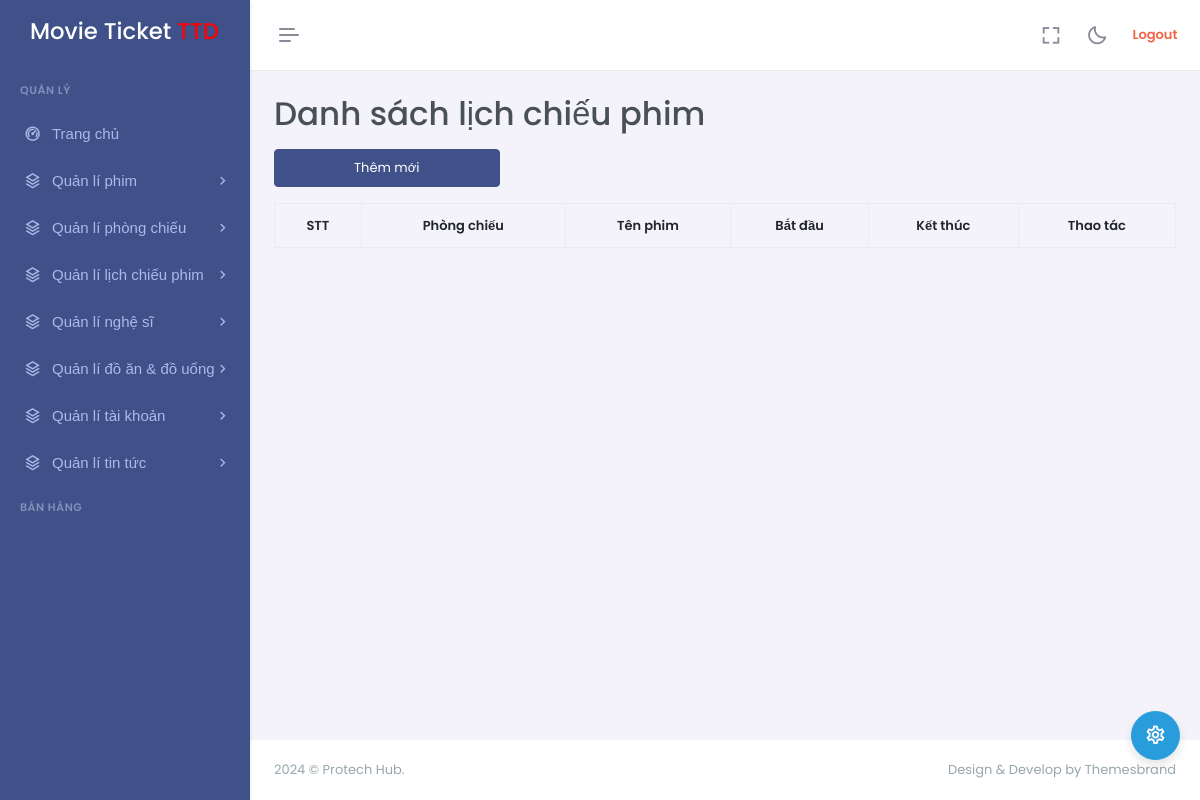
Before: /?mode=admin&action=schedules-list (signed in) with the older database file.
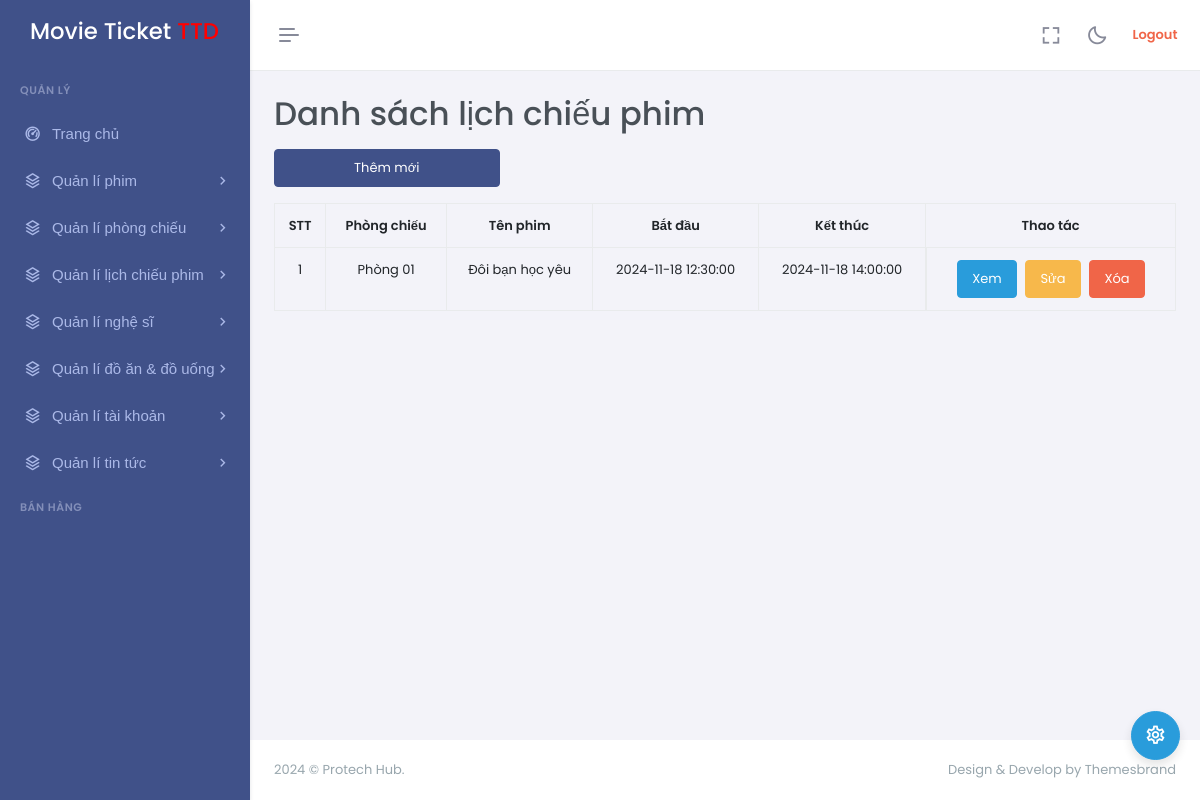
After: the same page with the newer database file.
### tables this page shows
CREATE TABLE `schedules` (
  `id` int NOT NULL,
  `room_id` int NOT NULL,
  `movie_id` int NOT NULL,
  `start_at` timestamp NOT NULL DEFAULT CURRENT_TIMESTAMP,
  `end_at` timestamp NOT NULL DEFAULT CURRENT_TIMESTAMP
);

CREATE TABLE `rooms` (
  `id` int NOT NULL,
  `name` varchar(50) NOT NULL,
  `type` varchar(50) NOT NULL,
  `description` varchar(255) NOT NULL,
  `total_seats` tinyint UNSIGNED NOT NULL
);

CREATE TABLE `movies` (
  `id` int NOT NULL,
  `name` varchar(255) NOT NULL,
  `description` varchar(255) NOT NULL,
  `duration` tinyint UNSIGNED NOT NULL,
  `release_date` date NOT NULL,
  `language` varchar(50) NOT NULL,
  `imageURL` varchar(255) DEFAULT NULL,
  `type` varchar(50) NOT NULL
);

### controllers/admin/ScheduleController.php (called while the page is built, shortened)
<?php
class ScheduleController
{
    private $schedule;
    public function __construct()
    {
        $this->schedule = new Schedule();
    }
    public function list()
    {
        $data = $this->schedule->getAll();
        require_once PATH_VIEW_ADMIN_MAIN;
    }
}
?>

### models/BaseModel.php (called while the page is built, shortened)
<?php
class BaseModel
{
    public function __construct()
    {
        $dsn = sprintf('mysql:host=%s;port=%s;dbname=%s;charset=utf8', DB_HOST, DB_PORT, DB_NAME);
        try {
            $this->pdo = new PDO($dsn, DB_USERNAME, DB_PASSWORD, DB_OBTIONS);
        } catch (PDOException $e) {
            die("Kết nối cơ sở dữ liệu thất bại: {$e->getMessage()}. Vui lòng thử lại sau.");
        }
    }
}

### models/Schedule.php (called while the page is built, shortened)
<?php
class Schedule extends BaseModel {
    public function getAll()
    {
        $sql = "
            SELECT
                s.id            s_id,
                r.id            r_id,
                m.id            m_id,
                s.start_at    s_start_at,
                s.end_at      s_end_at,
                r.name          r_name,
                m.name          m_name
            FROM schedules s
            JOIN rooms r ON r.id = s.room_id
            JOIN movies m ON m.id = s.movie_id
            ORDER BY s.id DESC
        ";
        $stmt = $this->pdo->prepare($sql);
        $stmt->execute();
        return $stmt->fetchAll();
    }
}
?>

### views/admin/schedules/list.php (the view, shortened to what this page needs)
<a href="<?= BASE_URL_ADMIN . '&action=schedules-create' ?>" class="w-25 btn btn-primary mb-3">Thêm mới</a>
<table class="table table-bordered">
    <thead>
        <tr>
            <th class="text-center">STT</th>
            <th class="text-center">Phòng chiếu</th>
            <th class="text-center">Tên phim</th>
            <th class="text-center">Bắt đầu</th>
            <th class="text-center">Kết thúc</th>
            <th class="text-center">Thao tác</th>
        </tr>
    </thead>
    <tbody>
        <?php $stt = 1;
        foreach ($data as $schedule): ?>
            <tr>
                <td class="text-center"><?= $stt++; ?></td>
                <td class="text-center"><?= $schedule['r_name'] ?></td>
                <td class="text-center"><?= $schedule['m_name'] ?></td>
                <td class="text-center"><?= $schedule['s_start_at'] ?></td>
                <td class="text-center"><?= $schedule['s_end_at'] ?></td>
                <td class="d-flex justify-content-center">
                    <a href="<?= BASE_URL_ADMIN . '&action=schedules-show&id=' . $schedule['s_id'] ?>"
                        class="btn btn-info">Xem</a>
                    <a href="<?= BASE_URL_ADMIN . '&action=schedules-updatePage&id=' . $schedule['s_id'] ?>"
                        class="btn btn-warning mx-2">Sửa</a>
                    <a href="<?= BASE_URL_ADMIN . '&action=schedules-delete&id=' . $schedule['s_id'] ?>"
                        onclick="return confirm('Bạn có chắc muốn xóa?')"
                        class="btn btn-danger">Xóa</a>
                </td>
            </tr>
        <?php endforeach; ?>
    </tbody>
</table>

Changed rows visible on the page:
added schedules: room.name "Phòng 01", movie.name "Đôi bạn học yêu", start_at "2024-11-18 12:30:00", end_at "2024-11-18 14:00:00"
